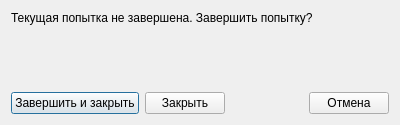
<?xml version="1.0" encoding="UTF-8"?>
<ui version="4.0">
 <class>CloseDialog</class>
 <widget class="QDialog" name="CloseDialog">
  <property name="geometry">
   <rect>
    <x>0</x>
    <y>0</y>
    <width>400</width>
    <height>125</height>
   </rect>
  </property>
  <property name="windowTitle">
   <string>Предупреждение</string>
  </property>
  <layout class="QVBoxLayout" name="verticalLayout_2">
   <item>
    <widget class="QLabel" name="label">
     <property name="text">
      <string>Текущая попытка не завершена. Завершить попытку?</string>
     </property>
    </widget>
   </item>
   <item>
    <spacer name="verticalSpacer">
     <property name="orientation">
      <enum>Qt::Vertical</enum>
     </property>
     <property name="sizeHint" stdset="0">
      <size>
       <width>20</width>
       <height>40</height>
      </size>
     </property>
    </spacer>
   </item>
   <item>
    <layout class="QHBoxLayout" name="horizontalLayout">
     <item>
      <widget class="QPushButton" name="butt_end_close">
       <property name="text">
        <string>Завершить и закрыть</string>
       </property>
      </widget>
     </item>
     <item>
      <widget class="QPushButton" name="butt_close">
       <property name="text">
        <string>Закрыть</string>
       </property>
      </widget>
     </item>
     <item>
      <spacer name="horizontalSpacer">
       <property name="orientation">
        <enum>Qt::Horizontal</enum>
       </property>
       <property name="sizeHint" stdset="0">
        <size>
         <width>40</width>
         <height>20</height>
        </size>
       </property>
      </spacer>
     </item>
     <item>
      <widget class="QPushButton" name="butt_cancel">
       <property name="text">
        <string>Отмена</string>
       </property>
      </widget>
     </item>
    </layout>
   </item>
  </layout>
 </widget>
 <resources/>
 <connections/>
</ui>
